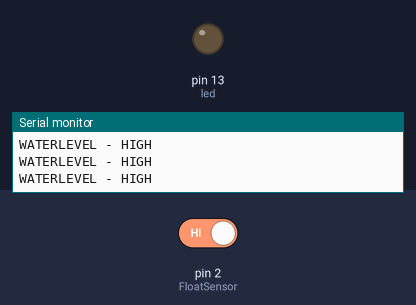
Simulated run of this sketch. Board: Arduino Uno, built with avr-gcc and run on an emulated ATmega328P. Shown: output pins drawn as LEDs (lit = HIGH), the last lines printed to the serial monitor. The inputs (shaded band) are chosen by the test bench; at power-on: pin 2 (FloatSensor) HIGH.

Above: at 2.8 s.
2.9 s: pin 2 (FloatSensor) driven LOW
At 4.1 s:
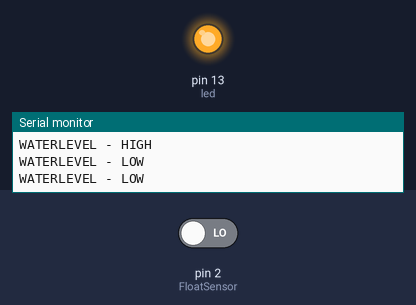
4.5 s: pin 2 (FloatSensor) driven HIGH
At 5.6 s:
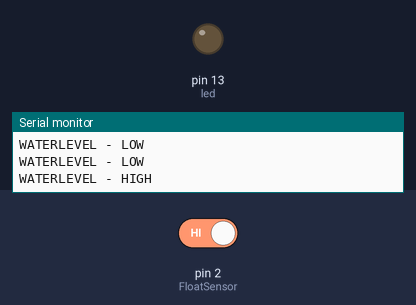
Timing chart, 0 to 7.5 s (numbered marks = the images above; inputs shaded):
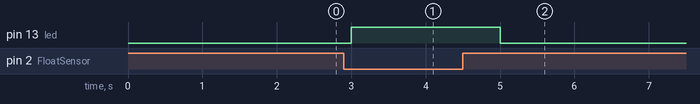

Measured:
- after the input at 2.9 s, pin 13 (led): LOW → HIGH after 0.10 s
- after the input at 4.5 s, pin 13 (led): HIGH → LOW after 0.50 s

The sketch:

Float.ino
```cpp
int FloatSensor = 2;
int led = 13;
int buttonState = 1;

void setup()
{
  Serial.begin(9600);
  pinMode(FloatSensor, INPUT_PULLUP);
  pinMode(led, OUTPUT);
  pinMode(led, OUTPUT);
}

void loop()
{
  buttonState = digitalRead(FloatSensor);
  if(buttonState == HIGH){
    digitalWrite(led, LOW);
    Serial.println("WATERLEVEL - HIGH");
  }else{
    digitalWrite(led, HIGH);
    Serial.println("WATERLEVEL - LOW");
  }
  delay(1000);
}
```
